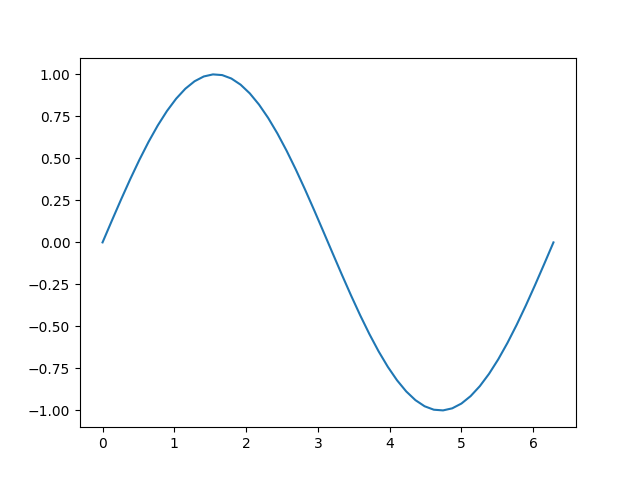

Write Python code to recreate this figure.
import numpy as np
import matplotlib.pyplot as plt

x = np.linspace(0, 2*np.pi)
y = np.sin(x)

plt.plot(x, y)
plt.savefig("grafica.png")
plt.show()
